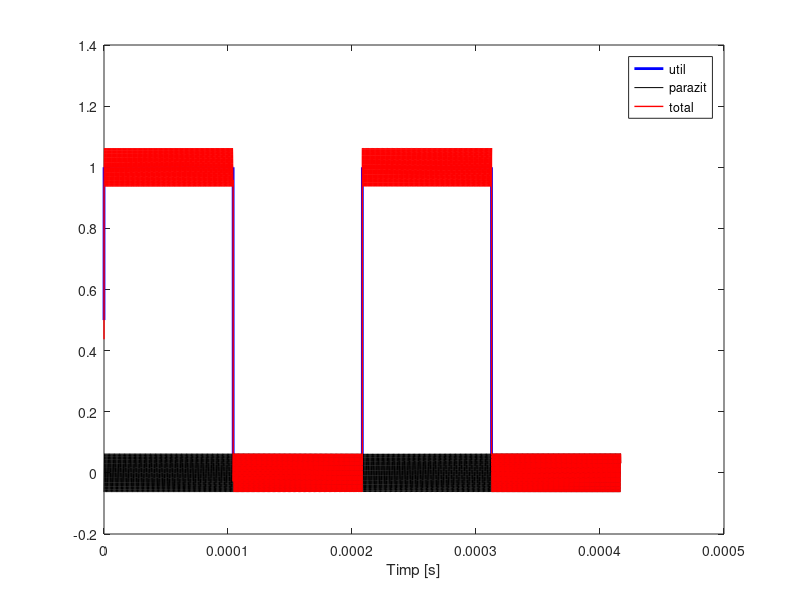

MATLAB code for this plot:
function P3_util_dreptunghiular()
% P3_util_dreptunghiular, ilustreaza suprapunerea semnalului util cu cel parazit
% semnalul util este patrat
% semnalul parazit este sinusoidal
Baud = 9600;
frecv_u = Baud/2; % Hz

MHz = 1e6;
%frecv_p = 10*MHz; % frecventa semnalului parazit
frecv_p = 1*MHz; 
%frecv_p = 0.1*MHz;
omega_u = 2*pi*frecv_u;
omega_p = 2*pi*frecv_p;

Cu = 1;     % Em/(Rcablu + R)
%Cp = 1e-9; % A*Bm/(Rcablu + R)
Cp = 1e-8;  % A*Bm/(Rcablu + R)
%Cp = 1e-7;

T_u = 1/frecv_u; % perioada semnalului util
T_p = 1/frecv_p;

nop = 2;
if (T_u > T_p)
    tmax = nop*T_u;
else
    tmax = nop*T_p;
end
nopp = 10000;
t = linspace(0,tmax,nopp);
rez = f(t);
figure(1); clf;
plot(t,rez.u,'-b','Linewidth',2); hold on;
plot(t,rez.p,'-k');
plot(t,rez.tot,'-r','Linewidth',1);
legend('util','parazit','total');
xlabel('Timp [s]');

    function rez = f(t)
        rez.u = Cu*(sign(sin(omega_u*t))+1)/2;
        rez.p = - Cp*omega_p*cos(omega_p*t);
        rez.tot = rez.u + rez.p;
     end

end
